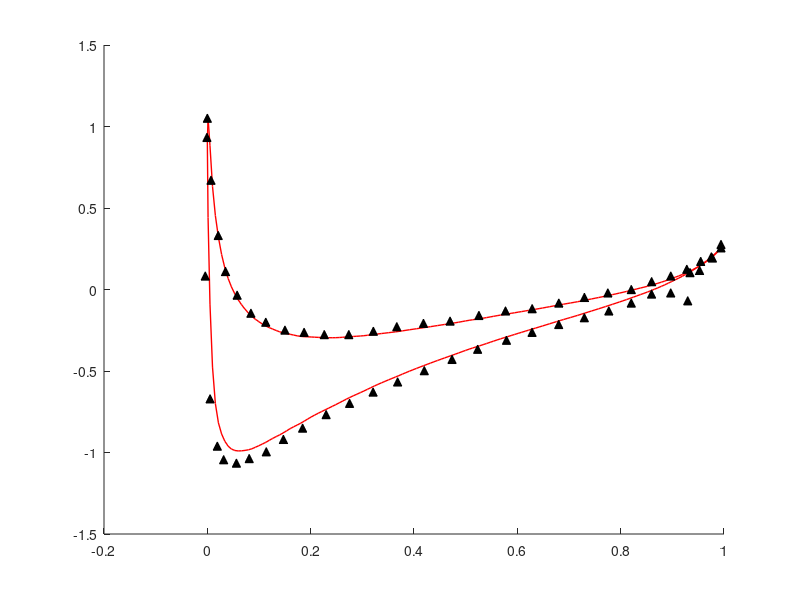

Write the MATLAB code that produced this figure. (Note: this script raises an error after producing the figure.)
clc
clear;
close all hidden;

data=importdata('exp_data/NACA0012_surface_flow.csv');
X=data(:,1);
CP=data(:,2);
num=length(X)/2;
XL=X(1:num);CPL=CP(1:num);
XU=X(num+1:end);CPU=CP(num+1:end);

% [XL_opt,CPL_opt,XU_opt,CPU_opt]=getCp('surface_flow.csv');

load('exp_data/NACA0012_experiment_data.mat');

line(XL,CPL,'Color','r','LineWidth',1);
line(XU,CPU,'Color','r','LineWidth',1);
line(NACA0012Cp(:,1),NACA0012Cp(:,2),'Color','k','MarkerFaceColor','k','LineStyle','none','Marker','^');

% line(XL_opt,CPL_opt,'Color','g','LineWidth',1);
% line(XU_opt,CPU_opt,'Color','g','LineWidth',1);

gca().set('YDir','reverse');
legend({'','仿真数据','实验数据'});
box on;xlabel('\it\fontname{times new roman}x');ylabel('\fontname{times new roman}{\itC}_P');

print(gcf(),'NACA0012_CP.png', '-dpng','-r1200');

function [XL,CPL,XU,CPU]=getCpSU2(data_filestr)
% load pressure coefficient
%
SU2_surface=readSU2CSV(data_filestr);
CP=SU2_surface.Pressure_Coefficient;
X=SU2_surface.x;
Y=SU2_surface.y;
Bool=Y>0;
XU=X(Bool);
CPU=CP(Bool);
XL=X(~Bool);
CPL=CP(~Bool);
[XU,idx]=sort(XU);
CPU=CPU(idx);
[XL,idx]=sort(XL);
CPL=CPL(idx);

end


